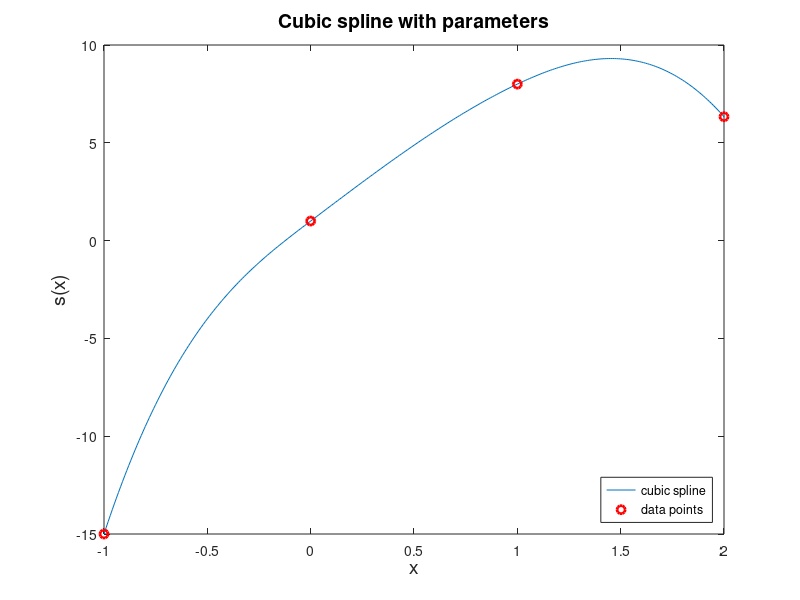

Reproduce this figure in MATLAB.
function ex_CubicSpline(alpha,beta)
if nargin==0;  alpha=-1; beta=-11/3;  end;

x1 = -1:0.01:0;
y1 = (x1+1).^4+alpha*(x1-1).^4+1;
x2 = 0:0.01:1;
y2 = -x2.^3-8*alpha*x2+1;
x3 = 1:0.01:2;
y3 = beta*x3.^3 + 8.*x3.^2+11/3;

x = [x1 x2 x3]; y = [y1 y2 y3];
nodes = [-1 0 1 2];
data = [y1(1) y1(end) y2(end) y3(end)];

close all;
plot(x,y,nodes,data,'ro','linewidth',2);
legend('cubic spline', 'data points','Location','SouthEast');
xlabel('x','fontsize',14); ylabel('s(x)','fontsize',14);
title('Cubic spline with parameters','fontsize',14)
print -depsc2 'ex_CubicSpline.eps'